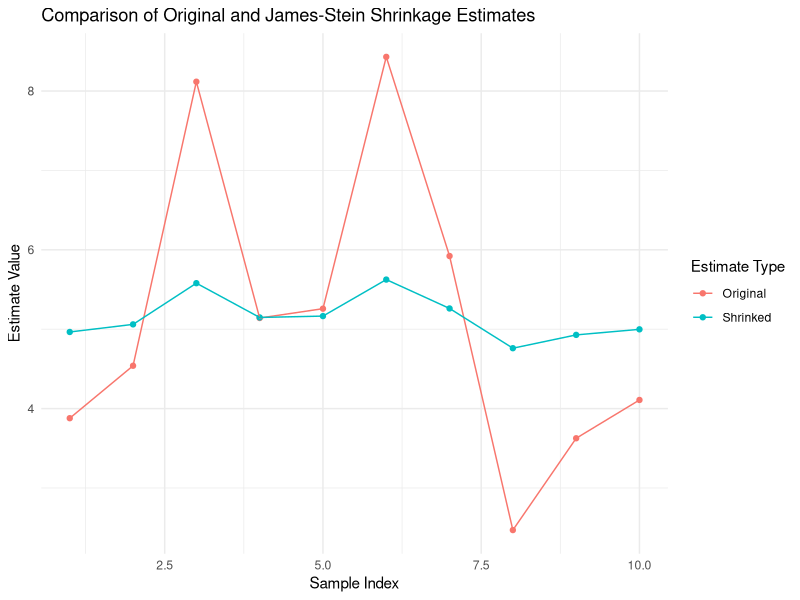
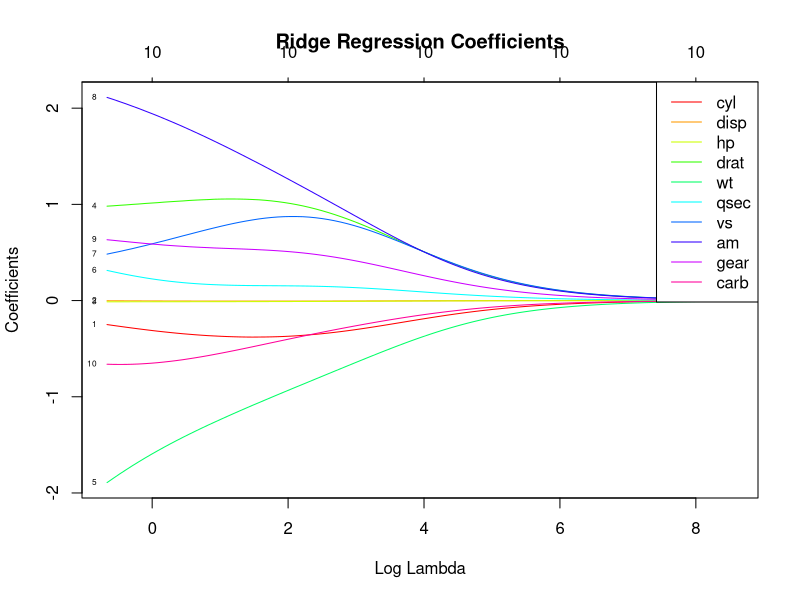
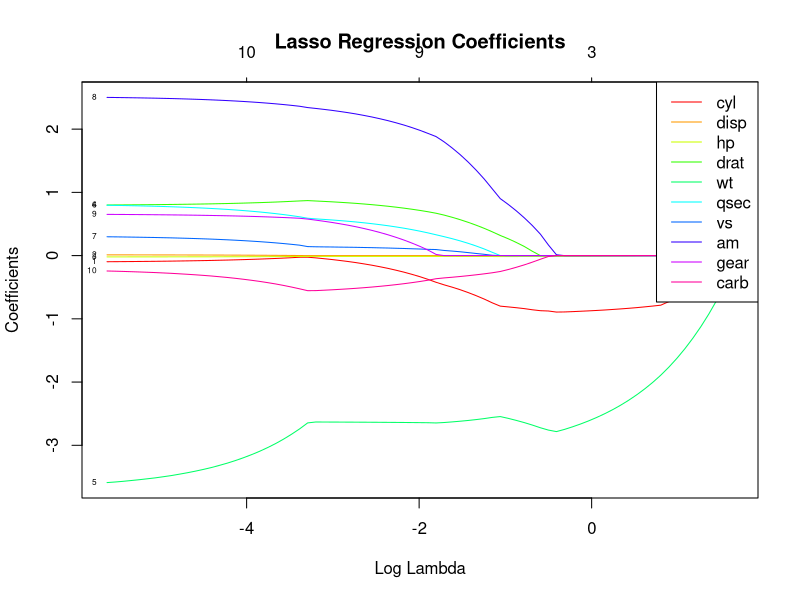
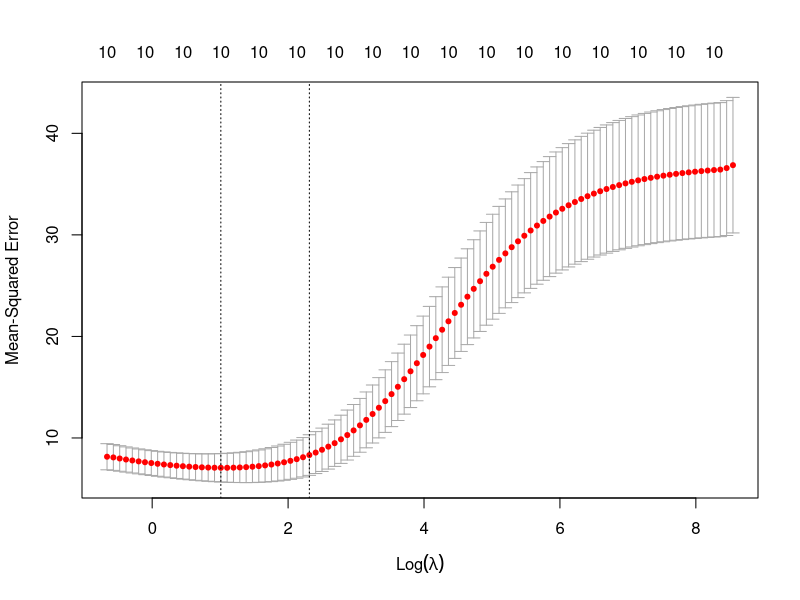
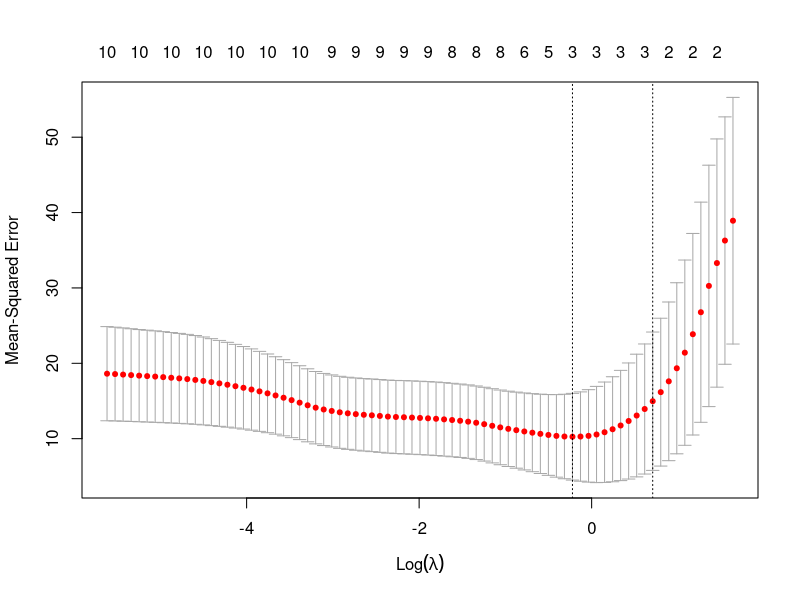

Reproduce these figures in R, in order.
## ---- chunk 1
knitr::opts_chunk$set(echo = FALSE)
library(ggplot2)
library(reshape2)
library(glmnet)
## ---- chunk 2
# Define the James-Stein Estimator Function
james_stein_estimator <- function(y, sigma2) {
  n <- length(y)
  y_bar <- mean(y)
  # Calculate the James-Stein shrinkage factor
  shrinkage_factor <- 1 - ((n - 3) * sigma2 / sum((y - y_bar)^2))
  shrinkage_factor <- max(0, shrinkage_factor)  # Ensure non-negative shrinkage
  # Apply the shrinkage to the estimates
  y_shrink <- y_bar + shrinkage_factor * (y - y_bar)
  return(y_shrink)
}
set.seed(123)
y <- rnorm(10, mean = 5, sd = 2)  # Simulated sample means
sigma2 <- 4                       # Known variance of observations
shrinked_estimates <- james_stein_estimator(y, sigma2)

# Create a data frame for plotting
data <- data.frame(
  Sample = 1:10,
  Original = y,
  Shrinked = shrinked_estimates
)

# Melt the data for easier plotting with ggplot2
data_melted <- reshape2::melt(data, id.vars = 'Sample')

# Plotting
ggplot(data_melted, aes(x = Sample, y = value, color = variable)) +
  geom_point() +
  geom_line(aes(group = variable)) +
  labs(title = "Comparison of Original and James-Stein Shrinkage Estimates",
       x = "Sample Index",
       y = "Estimate Value",
       color = "Estimate Type") +
  theme_minimal()

## ---- chunk 3

data(mtcars)
model_ols <- lm(mpg ~ ., data = mtcars)
summary(model_ols)
x <- as.matrix(mtcars[, -1])  
y <- mtcars$mpg

# Ridge Regression
model_ridge <- glmnet(x, y, alpha = 0) 

# Lasso Regression
model_lasso <- glmnet(x, y, alpha = 1) 

## ---- chunk 4

# Ridge Regression Plot
plot(model_ridge, xvar = "lambda", label = TRUE, main = "Ridge Regression Coefficients",
     col = rainbow(ncol(x)))

legend("topright", legend = colnames(x), col = rainbow(ncol(x)), lty = 1)

## ---- chunk 5
# Lasso Regression Plot
plot(model_lasso, xvar = "lambda", label = TRUE, main = "Lasso Regression Coefficients",
     col = rainbow(ncol(x)))
legend("topright", legend = colnames(x), col = rainbow(ncol(x)), lty = 1)
## ---- chunk 6

x <- as.matrix(mtcars[, -1])
y <- mtcars$mpg

# Fit Ridge and Lasso models using cross-validation
cv_ridge <- cv.glmnet(x, y, alpha = 0)  # Ridge
cv_lasso <- cv.glmnet(x, y, alpha = 1)  # Lasso

# Plot the results
plot(cv_ridge)
plot(cv_lasso)

# Optimal lambda values
lambda_ridge <- cv_ridge$lambda.min
lambda_lasso <- cv_lasso$lambda.min

print(paste("Optimal lambda for Ridge:", lambda_ridge))
print(paste("Optimal lambda for Lasso:", lambda_lasso))

